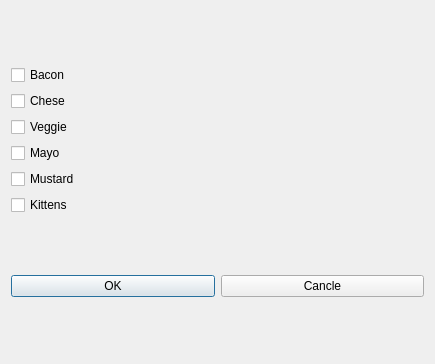
<?xml version="1.0" encoding="UTF-8"?>
<ui version="4.0">
 <class>Dialog</class>
 <widget class="QDialog" name="Dialog">
  <property name="geometry">
   <rect>
    <x>0</x>
    <y>0</y>
    <width>435</width>
    <height>364</height>
   </rect>
  </property>
  <property name="windowTitle">
   <string>Dialog</string>
  </property>
  <layout class="QVBoxLayout" name="verticalLayout_2">
   <item>
    <layout class="QVBoxLayout" name="verticalLayout">
     <item>
      <widget class="QCheckBox" name="checkBox">
       <property name="text">
        <string>Bacon</string>
       </property>
      </widget>
     </item>
     <item>
      <widget class="QCheckBox" name="checkBox_2">
       <property name="text">
        <string>Chese</string>
       </property>
      </widget>
     </item>
     <item>
      <widget class="QCheckBox" name="checkBox_4">
       <property name="text">
        <string>Veggie</string>
       </property>
      </widget>
     </item>
     <item>
      <widget class="QCheckBox" name="checkBox_3">
       <property name="text">
        <string>Mayo</string>
       </property>
      </widget>
     </item>
     <item>
      <widget class="QCheckBox" name="checkBox_6">
       <property name="text">
        <string>Mustard</string>
       </property>
      </widget>
     </item>
     <item>
      <widget class="QCheckBox" name="checkBox_5">
       <property name="text">
        <string>Kittens</string>
       </property>
      </widget>
     </item>
    </layout>
   </item>
   <item>
    <layout class="QHBoxLayout" name="horizontalLayout">
     <item>
      <widget class="QPushButton" name="btnOK">
       <property name="text">
        <string>OK</string>
       </property>
      </widget>
     </item>
     <item>
      <widget class="QPushButton" name="btnCancle">
       <property name="text">
        <string>Cancle</string>
       </property>
      </widget>
     </item>
    </layout>
   </item>
  </layout>
 </widget>
 <resources/>
 <connections>
  <connection>
   <sender>btnCancle</sender>
   <signal>clicked()</signal>
   <receiver>Dialog</receiver>
   <slot>reject()</slot>
   <hints>
    <hint type="sourcelabel">
     <x>298</x>
     <y>202</y>
    </hint>
    <hint type="destinationlabel">
     <x>341</x>
     <y>281</y>
    </hint>
   </hints>
  </connection>
 </connections>
</ui>
